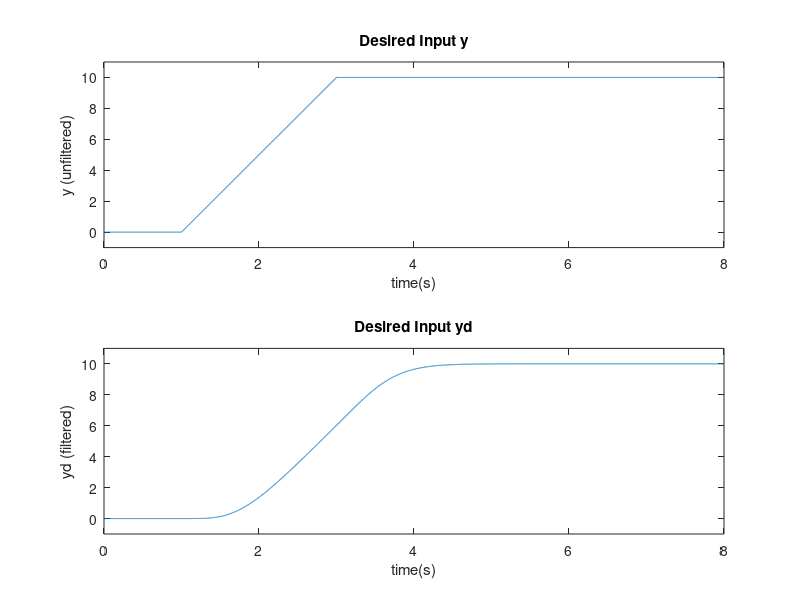
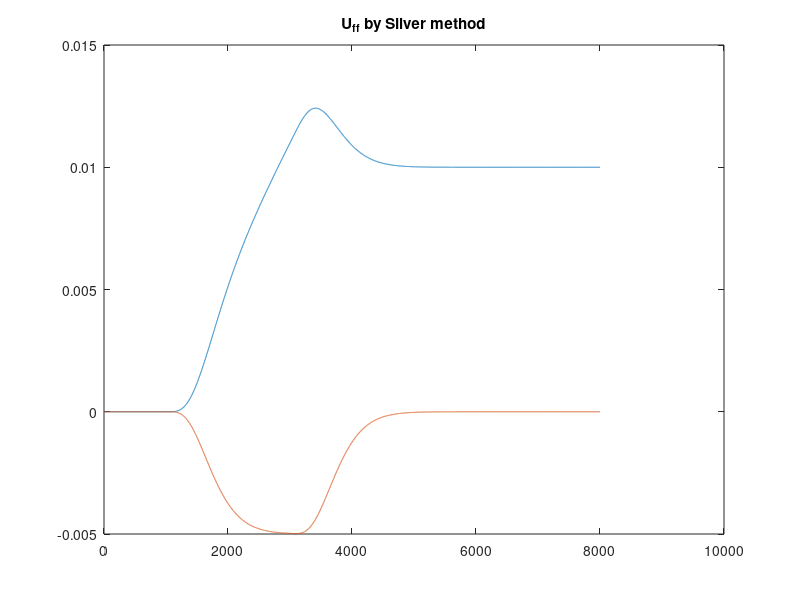
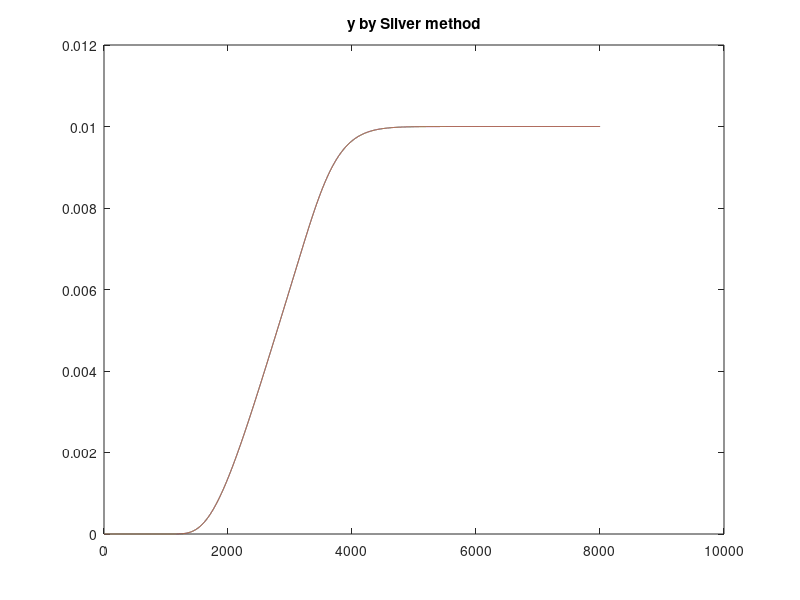

The MATLAB script that drew these images, in order:
clc;
clear;

A=[
    0 1 0;
    -1 -1 0;
    0 0 -1;
    ];
B=[
    1 0;
    0 1;
    1 0
    ];
C=[
    1 0 0;
    0 0 1;
    ];
D=0;
new_C1= [0 1 0;[0 -1 -1]*A]
new_D1=[1 0;[0 -1 -1]*B]

A_inv=A-B*inv(new_D1)*new_C1;
B_inv=B*inv(new_D1);
C_inv=-inv(new_D1)*new_C1;
D_inv=new_D1;

%% yd
% defining the desired output (and filtering it twice)
tin = 1; tup =3;  tf = 8; delt = 0.001; ymax = 10;

ramp = ymax/(tup-tin);
t1 = 0:delt:tin; 
t2=max(t1)+delt:delt:tup;
t3=max(t2)+delt:delt:tf;
y0 = zeros(size(t1));
y1 = ramp*(t2-max(t1));
y2 = max(y1)*ones(size(t3));
t = 0:delt:tf; y = [y0 y1 y2];

% filtering the desired signal 
Wf = 1; % choose a filter break frequency in Hz
num = [Wf*2*pi]; den = [1 (Wf*2*pi)]; % first order filter
[Af,Bf,Cf,Df] = tf2ss(num,den);
Sys_f = ss(Af,Bf,Cf,Df); % first order filter system
Sysf = Sys_f*Sys_f*Sys_f*Sys_f*Sys_f; % fifth order filter
[yd,xtemp]= lsim(Sysf,y,t); % filter the desired signal
figure(1);
subplot(211), plot(t,y); 
title('Desired Input y');
axis([0 8 -1 11]);
xlabel('time(s)'); ylabel('y (unfiltered)')

subplot(212), plot(t,yd); 
title('Desired Input yd');
xlabel('time(s)'); ylabel('yd (filtered)')
axis([0 8 -1 11]);

%% y_desired_double_dot
cc=[0]
for i=1:length(y)-1
    y_velocity(i)=yd(i+1)-yd(i);
end

y_velocity=[y_velocity cc];
for i=1:length(y_velocity)-1
    y_acc(i)=y_velocity(i+1)-y_velocity(i);
end
y_acc=[y_acc cc];

Y_d=[y_velocity; y_velocity.*0 ];
Silver_Inverse=ss(A_inv,B_inv,C_inv,D_inv);
U_ff=lsim(Silver_Inverse, Y_d, t);
figure(2);
plot(U_ff);
title('U_f_f by Silver method');

Original_System=ss(A,B,C,D)
y=lsim(Original_System, U_ff, t);
figure(3);
plot(y);
title('y by Silver method');